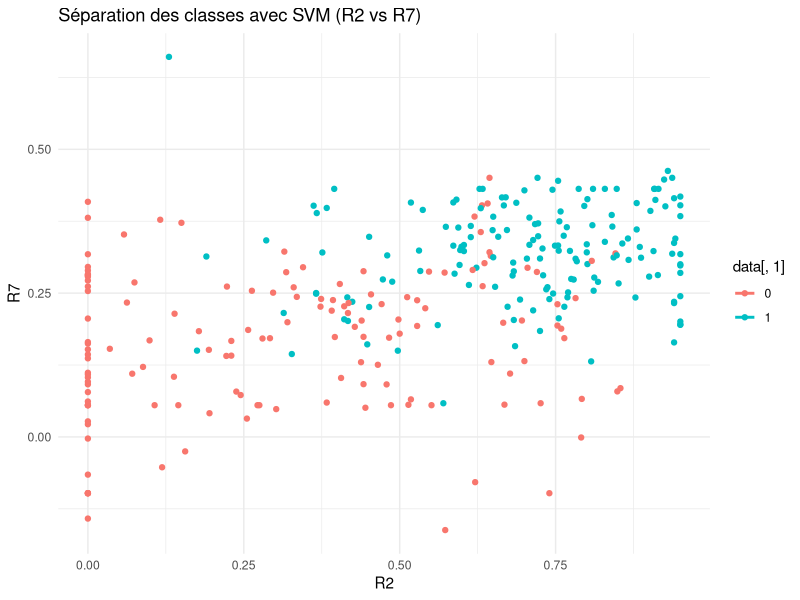

This figure's R source:
# Charger les bibliothèques nécessaires
if (!require("e1071")) install.packages("e1071")
if (!require("ggplot2")) install.packages("ggplot2")
if (!require("GGally")) install.packages("GGally")
library(e1071)
library(ggplot2)
library(GGally)

# Charger les données
data <- read.csv("farms_train.csv", header = TRUE, sep = ";")

# Convertir la première colonne en facteur (étiquette)
data[, 1] <- as.factor(data[, 1])

# Créer le modèle SVM
model <- svm(data[, 1] ~ ., data = data, kernel = "linear")

# Visualisation avec ggplot2
ggplot(data, aes(x = R2, y = R32, color = data[, 1])) +  # Utiliser directement la colonne de l'étiquette (DIFF)
  geom_point() +
  stat_smooth(method = "svm", formula = data[, 1] ~ ., method.args = list(kernel = "linear"), se = FALSE) +
  labs(title = "Séparation des classes avec SVM (R2 vs R7)", x = "R2", y = "R7") +
  theme_minimal()



